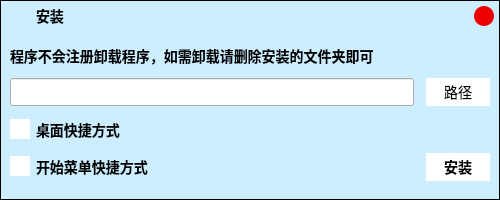
<?xml version="1.0" encoding="UTF-8"?>
<ui version="4.0">
 <class>InstallUiClass</class>
 <widget class="QDialog" name="InstallUiClass">
  <property name="geometry">
   <rect>
    <x>0</x>
    <y>0</y>
    <width>500</width>
    <height>200</height>
   </rect>
  </property>
  <property name="minimumSize">
   <size>
    <width>500</width>
    <height>200</height>
   </size>
  </property>
  <property name="maximumSize">
   <size>
    <width>500</width>
    <height>200</height>
   </size>
  </property>
  <property name="windowTitle">
   <string>Dialog</string>
  </property>
  <property name="styleSheet">
   <string notr="true">*{font-family:&quot;Microsoft YaHei&quot;;font-size:14px;}
#InstallUiClass{background-color:#CEF;border:1px solid black;}</string>
  </property>
  <layout class="QVBoxLayout" name="verticalLayout">
   <property name="spacing">
    <number>0</number>
   </property>
   <property name="leftMargin">
    <number>1</number>
   </property>
   <property name="topMargin">
    <number>1</number>
   </property>
   <property name="rightMargin">
    <number>1</number>
   </property>
   <property name="bottomMargin">
    <number>1</number>
   </property>
   <item>
    <widget class="QWidget" name="title_widget" native="true">
     <property name="minimumSize">
      <size>
       <width>0</width>
       <height>30</height>
      </size>
     </property>
     <property name="maximumSize">
      <size>
       <width>16777215</width>
       <height>30</height>
      </size>
     </property>
     <property name="styleSheet">
      <string notr="true">*{font-size:14px;}
#title{background-color:white;}</string>
     </property>
     <layout class="QHBoxLayout" name="horizontalLayout">
      <property name="spacing">
       <number>10</number>
      </property>
      <property name="leftMargin">
       <number>5</number>
      </property>
      <property name="topMargin">
       <number>5</number>
      </property>
      <property name="rightMargin">
       <number>5</number>
      </property>
      <property name="bottomMargin">
       <number>5</number>
      </property>
      <item>
       <widget class="QLabel" name="title_icon_label">
        <property name="sizePolicy">
         <sizepolicy hsizetype="Fixed" vsizetype="Fixed">
          <horstretch>0</horstretch>
          <verstretch>0</verstretch>
         </sizepolicy>
        </property>
        <property name="minimumSize">
         <size>
          <width>20</width>
          <height>20</height>
         </size>
        </property>
        <property name="mouseTracking">
         <bool>true</bool>
        </property>
        <property name="styleSheet">
         <string notr="true">background:none;border-image:url(:/icon.png);</string>
        </property>
        <property name="text">
         <string/>
        </property>
       </widget>
      </item>
      <item>
       <widget class="QLabel" name="title_label">
        <property name="sizePolicy">
         <sizepolicy hsizetype="Preferred" vsizetype="Fixed">
          <horstretch>0</horstretch>
          <verstretch>0</verstretch>
         </sizepolicy>
        </property>
        <property name="maximumSize">
         <size>
          <width>16777215</width>
          <height>20</height>
         </size>
        </property>
        <property name="font">
         <font>
          <family>Microsoft YaHei</family>
          <pointsize>-1</pointsize>
          <weight>75</weight>
          <bold>true</bold>
         </font>
        </property>
        <property name="mouseTracking">
         <bool>true</bool>
        </property>
        <property name="styleSheet">
         <string notr="true">background:none;font-family:&quot;Microsoft YaHei&quot;;
font-size:14px;</string>
        </property>
        <property name="text">
         <string>安装</string>
        </property>
       </widget>
      </item>
      <item>
       <spacer name="title_spacer">
        <property name="orientation">
         <enum>Qt::Horizontal</enum>
        </property>
        <property name="sizeHint" stdset="0">
         <size>
          <width>0</width>
          <height>0</height>
         </size>
        </property>
       </spacer>
      </item>
      <item>
       <widget class="QPushButton" name="title_close_button">
        <property name="sizePolicy">
         <sizepolicy hsizetype="Fixed" vsizetype="Fixed">
          <horstretch>30</horstretch>
          <verstretch>20</verstretch>
         </sizepolicy>
        </property>
        <property name="minimumSize">
         <size>
          <width>20</width>
          <height>20</height>
         </size>
        </property>
        <property name="focusPolicy">
         <enum>Qt::ClickFocus</enum>
        </property>
        <property name="toolTip">
         <string>关闭</string>
        </property>
        <property name="styleSheet">
         <string notr="true">QPushButton{background-color:#E00;width:20px;height:20px;border-radius:10px;}
QPushButton:hover{background-color:#C00;}</string>
        </property>
        <property name="text">
         <string/>
        </property>
       </widget>
      </item>
     </layout>
    </widget>
   </item>
   <item>
    <widget class="QWidget" name="content_widget" native="true">
     <layout class="QVBoxLayout" name="verticalLayout_2">
      <item>
       <widget class="QLabel" name="tip_label">
        <property name="sizePolicy">
         <sizepolicy hsizetype="Preferred" vsizetype="Fixed">
          <horstretch>0</horstretch>
          <verstretch>0</verstretch>
         </sizepolicy>
        </property>
        <property name="maximumSize">
         <size>
          <width>16777215</width>
          <height>20</height>
         </size>
        </property>
        <property name="font">
         <font>
          <family>Microsoft YaHei</family>
          <pointsize>-1</pointsize>
          <weight>75</weight>
          <bold>true</bold>
         </font>
        </property>
        <property name="mouseTracking">
         <bool>true</bool>
        </property>
        <property name="styleSheet">
         <string notr="true">background:none;font-family:&quot;Microsoft YaHei&quot;;
font-size:14px;</string>
        </property>
        <property name="text">
         <string>程序不会注册卸载程序，如需卸载请删除安装的文件夹即可</string>
        </property>
       </widget>
      </item>
      <item>
       <layout class="QHBoxLayout" name="path_box">
        <property name="spacing">
         <number>12</number>
        </property>
        <item>
         <widget class="QLineEdit" name="path_edit">
          <property name="minimumSize">
           <size>
            <width>0</width>
            <height>28</height>
           </size>
          </property>
          <property name="styleSheet">
           <string notr="true">font-size:12px;</string>
          </property>
         </widget>
        </item>
        <item>
         <widget class="QPushButton" name="path_button">
          <property name="sizePolicy">
           <sizepolicy hsizetype="Preferred" vsizetype="Fixed">
            <horstretch>0</horstretch>
            <verstretch>0</verstretch>
           </sizepolicy>
          </property>
          <property name="minimumSize">
           <size>
            <width>64</width>
            <height>28</height>
           </size>
          </property>
          <property name="styleSheet">
           <string notr="true">QPushButton{background-color:white;border:none;}
QPushButton:hover{background-color:#EEF;border:1px solid #88F;}</string>
          </property>
          <property name="text">
           <string>路径</string>
          </property>
         </widget>
        </item>
       </layout>
      </item>
      <item>
       <widget class="QCheckBox" name="desktop_check">
        <property name="sizePolicy">
         <sizepolicy hsizetype="Expanding" vsizetype="Fixed">
          <horstretch>0</horstretch>
          <verstretch>0</verstretch>
         </sizepolicy>
        </property>
        <property name="font">
         <font>
          <family>Microsoft YaHei</family>
          <pointsize>-1</pointsize>
          <weight>75</weight>
          <bold>true</bold>
         </font>
        </property>
        <property name="layoutDirection">
         <enum>Qt::LeftToRight</enum>
        </property>
        <property name="styleSheet">
         <string notr="true">QCheckBox::indicator{background-color:#FFF;width:20px;height:20px;}
QCheckBox::indicator:checked{image:url(:/checked.png)}</string>
        </property>
        <property name="text">
         <string>桌面快捷方式</string>
        </property>
       </widget>
      </item>
      <item>
       <layout class="QHBoxLayout" name="bottom_box">
        <property name="spacing">
         <number>12</number>
        </property>
        <item>
         <widget class="QCheckBox" name="start_check">
          <property name="sizePolicy">
           <sizepolicy hsizetype="Expanding" vsizetype="Fixed">
            <horstretch>0</horstretch>
            <verstretch>0</verstretch>
           </sizepolicy>
          </property>
          <property name="font">
           <font>
            <family>Microsoft YaHei</family>
            <pointsize>-1</pointsize>
            <weight>75</weight>
            <bold>true</bold>
           </font>
          </property>
          <property name="layoutDirection">
           <enum>Qt::LeftToRight</enum>
          </property>
          <property name="styleSheet">
           <string notr="true">QCheckBox::indicator{background-color:#FFF;width:20px;height:20px;}
QCheckBox::indicator:checked{image:url(:/checked.png)}</string>
          </property>
          <property name="text">
           <string>开始菜单快捷方式</string>
          </property>
         </widget>
        </item>
        <item>
         <widget class="QPushButton" name="install_button">
          <property name="sizePolicy">
           <sizepolicy hsizetype="Fixed" vsizetype="Fixed">
            <horstretch>0</horstretch>
            <verstretch>0</verstretch>
           </sizepolicy>
          </property>
          <property name="minimumSize">
           <size>
            <width>64</width>
            <height>28</height>
           </size>
          </property>
          <property name="font">
           <font>
            <family>Microsoft YaHei</family>
            <pointsize>-1</pointsize>
            <weight>75</weight>
            <bold>true</bold>
           </font>
          </property>
          <property name="styleSheet">
           <string notr="true">QPushButton{background-color:white;border:none;}
QPushButton:hover{background-color:#EEF;border:1px solid #88F;}</string>
          </property>
          <property name="text">
           <string>安装</string>
          </property>
         </widget>
        </item>
       </layout>
      </item>
     </layout>
    </widget>
   </item>
  </layout>
 </widget>
 <resources>
  <include location="../res/QuickInput.qrc"/>
 </resources>
 <connections/>
</ui>
